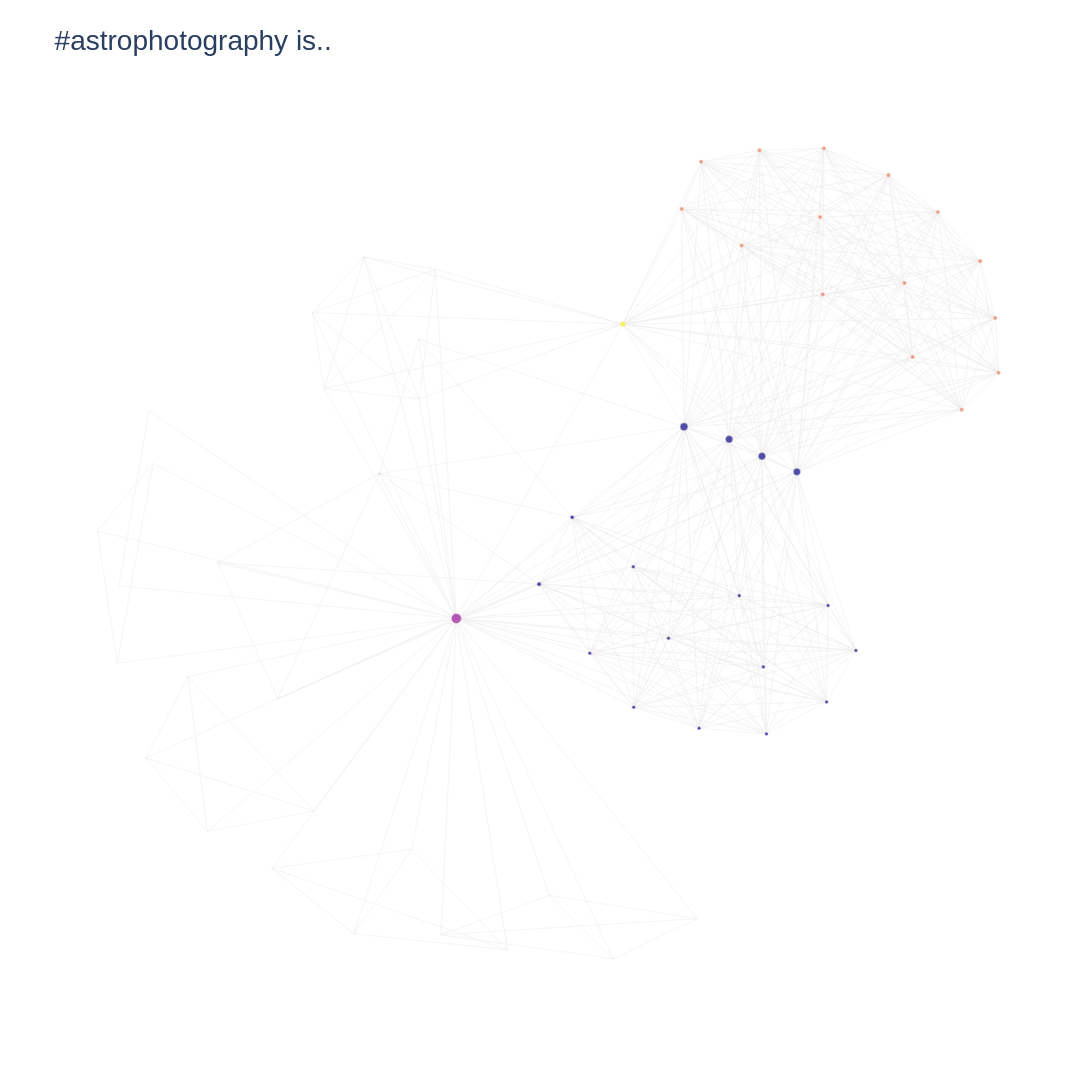

The notebook cell saved with this chart:
### Code cell
# Visualización interactiva de la red
ig.plotGraph(sizing=10, node_size='adjacency_frequency', community_plot=True)
